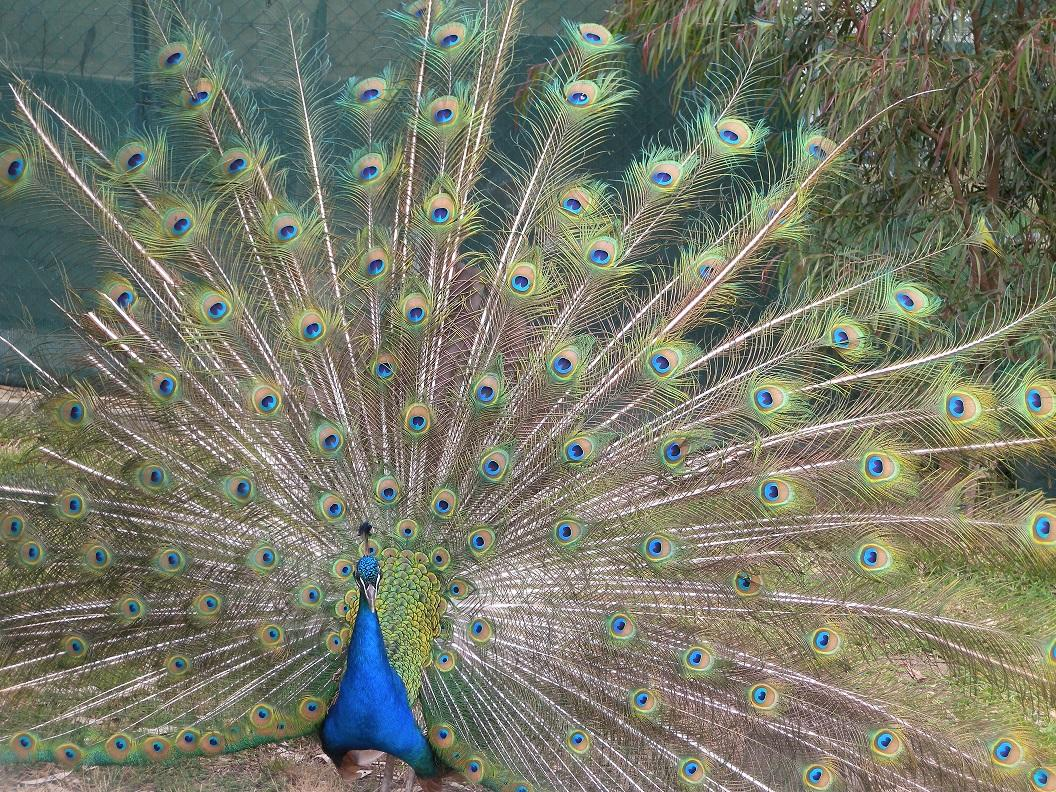
#> input picture cours_OP/2_MMS/TPs/TP1/peacock.jpg, 1056 x 792 px
$ jupyter execute --allow-errors leaHeiniger_TP1.ipynb
#> lines starting #> are read from the running program, lines starting #| are printed output that depends on the picture; long printed decimals are rounded
Multimedia Security and Privacy
Lea Heiniger
22.03.2023

  # TP1: Basic Image Processing


[cell 1]
import numpy as np
import cv2
import skimage
from skimage.measure import block_reduce
import matplotlib.pyplot as plt
import skimage.metrics as metric
from scipy import signal
from skimage.measure import block_reduce
from os import listdir
from os.path import isfile, join

## 1 Introduction

We start by creating two functions that will be usefull during this TP. One to display images and one to display histograms.

[cell 2]
def display_img(images, labels, rows, cols, cmap = None) :
    ''' function that allows us to display one or more images '''

    axes = []
    fig = plt.figure()

    for i in range(rows * cols) :
        axes.append(fig.add_subplot(rows, cols, i + 1))
        plt.imshow(images[i], cmap)
        plt.title(labels[i])
        plt.axis('off')
    fig.tight_layout()
    plt.show()

def display_histo(histograms, tabs, labels, rows, cols) :
    ''' function that allows us to display one or more histogram '''

    _, axs = plt.subplots(rows, cols, figsize=(20,5))

    for i in range(rows * cols) :
        axs[i].plot(histograms[i], tabs[i])
        axs[i].set_title(labels[i])
    plt.show()

Using those functions we will load an image and display it and some information about it (its dimensions and the histograms of its RGB channels)

[cell 3]
img = plt.imread("peacock.jpg")
#> img is the input picture: shape (792, 1056, 3); mean R, G, B 118.4, 121.6, 105.3
display_img([img],[""],1,1,)
#> after the loop in display_img, `for i in range(rows * cols) :`: axes = 1 item

h,w,c = img.shape
#> h = 792; w = 1056; c = 3
print("Height : ",h)
#| Height :  792
print("Width : ",w)
#| Width :  1056
print("Channels : ",c)
#| Channels :  3


#> (the rest of this cell did not finish here and is left out)

Then we display the image in grayscale and compute its mean and variance.

[cell 4]
grayimg = cv2.imread("peacock.jpg",0)
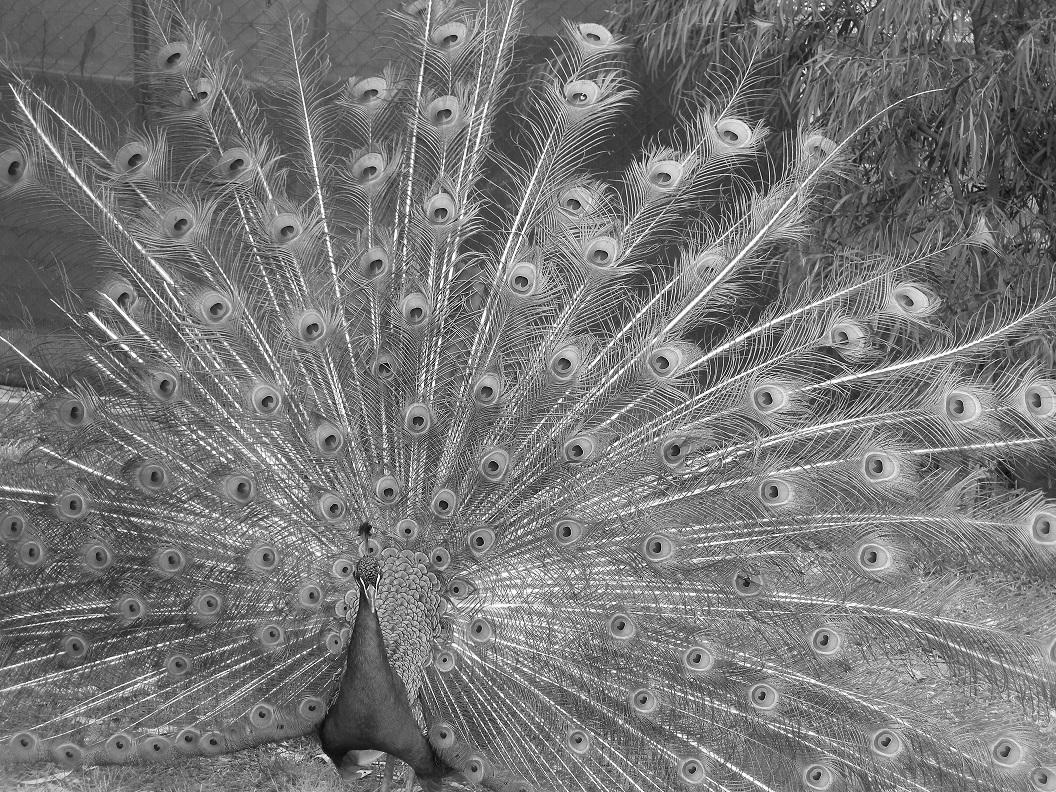
#> grayimg: shape (792, 1056); min 0, max 255, mean 118.8
display_img([grayimg],[""],1,1,'gray')

globMean = grayimg.mean()
#> globMean = 118.8
globVar = grayimg.var()
#> globVar = 2144.2

print("Global mean :     ",globMean)
#| Global mean :      118.792
print("Global variance : ",globVar)
#| Global variance :  2144.239

Always on the same image we compute the local mean and variance for different block sizes and display the result.

[cell 5]
images = []
labels = []
for i in [3,5,7,10] :
    locMean = block_reduce(grayimg, block_size = (i,i), func = np.mean)
    locMean = locMean.astype(np.uint8)
    images.append(locMean)
    labels.append("local mean (block size=("+str(i)+","+str(i)+"))")
#> after the loop, images = 4 items; labels = ['local mean (block size=(3,3))', 'local mean (block size=(5,5))', 'local mean (block size=(7,7))', 'local mean (block size=(10,10))']

display_img(images,labels,2,2,'gray')

images = []
labels = []
for i in [3,5,7,10] :
    locVar = block_reduce(grayimg, block_size = (i,i), func = np.var)
    locVar = locVar.astype(np.uint8)
    images.append(locVar)
    labels.append("local variance (block size=("+str(i)+","+str(i)+"))")
#> after the loop, labels = ['local variance (block size=(3,3))', 'local variance (block size=(5,5))', 'local variance (block size=(7,7))', 'local variance (block size=(10,10))']

display_img(images,labels,2,2,'gray')
#> call 4 of display_img, with rows = 2, cols = 2, cmap = 'gray'
#> in display_img (call 4), `plt.show()`:
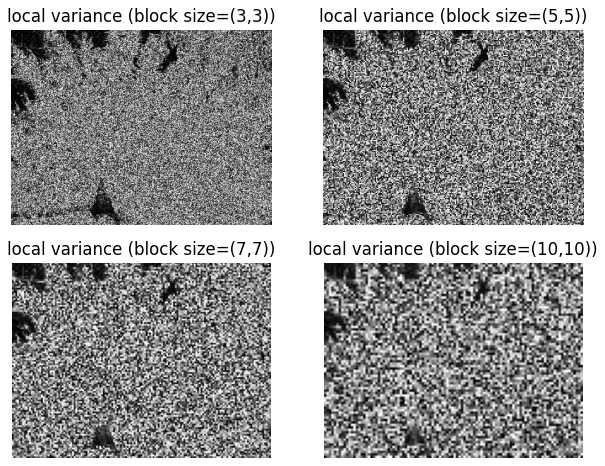
#> figure drawn by matplotlib, 4 panels

## 2 Noise

We start by creating functions that add different types of noise (Gaussian and salt and pepper) to images. We also implement the MSE and PSNR metrics.

[cell 6]
# Additive White Gaussian Noise

def gaussian_noise(N, M , mu, sigma) :
    ''' function that generate a N by M array of Gaussian noise with parameters mu and sigma '''

    return np.asarray([[np.random.normal(mu, sigma) for i in range(M)] for j in range(N)])

# Salt and pepper Noise

def salt_pepper_noise(X, p, q) :
    ''' function that generate salt and pepper noise with parameters p and q on an image X '''

    if (p+q >= 1) :
        raise ValueError("p+q must be smaller than 1")

    s_min = np.min(X)
    s_max = np.max(X)
    N, M = X.shape

    Y = np.copy(X)

    for i in range(N) :
        for j in range(M) :

            r = np.random.rand()

            if r <= p :
                Y[i][j] = s_min

            elif r <= p+q :
                Y[i][j] = s_max

    return Y


# Metrics

def MSE(X, Y) :
    ''' function that computes the Mean Squared Error between X and Y '''
    if X.shape != Y.shape :
        return 0
    else:
        return np.sum([np.sum([(X[i, j]- Y[i, j])**2 for j in range(X.shape[1])]) for i in range(X.shape[0])]) / (X.shape[0]*X.shape[1])

def PSNR(X, Y) :
    ''' function that computes the Peak Signal to Noise Ratio between X and Y '''

    mse = MSE(X,Y)
    if mse == 0:
        return 0
    else:
        return 10 * np.log10(255**2/mse)

def PSNR2(X, Y):
    ''' function that computes the PSNR expressed as a function of the noise variance '''
    a = 255
    sigma = np.sqrt(MSE(X, Y))
    return 10 * np.log10((a**2)/(sigma**2))

To test the MSE metric we load twice the same image but once with 8 bits per pixels and once with only 1 bit per pixels.

[cell 7]
X = cv2.imread("peacock.jpg",0)
Y = skimage.img_as_float(cv2.imread("peacock.jpg",0))
#> Y: shape (792, 1056) float64; min 0, max 1, mean 0.466

mse = MSE(X, Y)
#> mse = 16128.4

print("The MSE between the two images : ", mse)
#| The MSE between the two images :  16128.448

We have a very high MSE due to the fact that the images are completely different. Since in the first image there are 256 values for a bit and in the second image there is only two possible values, it is parobable that almoste every pixels are differents.

We load an image and apply different levels of additive gaussian white noise.

[cell 8]
img = np.float32(cv2.imread("dct_db/einstein.tif",0))
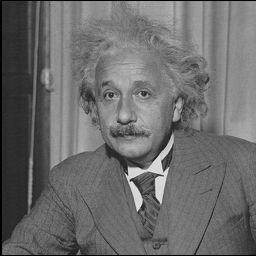
#> input picture cours_OP/2_MMS/TPs/TP1/dct_db/einstein.tif, 256 x 256 px
#> img: shape (256, 256) float32; min 0, max 237, mean 107.8
display_img([img],["Original image"],1,1,'gray')

N, M = img.shape
#> N = 256; M = 256

imagesG = []
labelsG = []

for sigma in [100,27,8,2.5]:

    noise = gaussian_noise(N, M , 0, sigma)
    noisy_img = np.asarray([[max(min(255,img[j,i] + noise[j,i]),0) for i in range(M)] for j in range(N)])
    imagesG.append(noisy_img)
    psnr2 = np.round(PSNR2(noisy_img, img))
    labelsG.append("PSNR ratio = "+str(psnr2)+" dB")
#> this loop made 4 passes
#> psnr2 on passes 1 to 4: 10, 20, 30, 40
#> pass 1, `noisy_img = np.asarray([[max(min(255,img[j,i] + noise[j,i]),0) for i i..`:
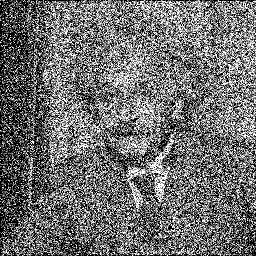
#> noisy_img: shape (256, 256) float64; min 0, max 255, mean 112.3
#> after the loop, imagesG = 4 items; labelsG = ['PSNR ratio = 10.0 dB', 'PSNR ratio = 20.0 dB', 'PSNR ratio = 30.0 dB', 'PSNR ratio = 40.0 dB']

display_img(imagesG,labelsG,2,2,'gray')

We do the same with salt and peper noise.

[cell 9]
imagesP = []
labelsP = []

for p in [0.19,0.019,0.0020,0.00016]:
    noisy_img = salt_pepper_noise(img, p, p)
    imagesP.append(noisy_img)
    psnr2 = np.round(PSNR2(noisy_img, img))
    labelsP.append("PSNR ratio = "+str(psnr2)+" dB")
#> this loop made 4 passes
#> (sigma in PSNR2, psnr2) on passes 1 to 4: (76.41, 10), (24.21, 20), (8.25, 30), (2.22, 41)
#> pass 1, `noisy_img = salt_pepper_noise(img, p, p)`:
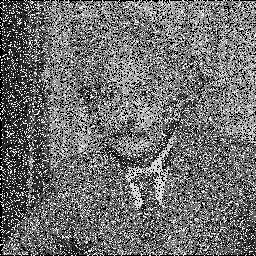
#> noisy_img: shape (256, 256) float32; min 0, max 237, mean 111
#> after the loop, imagesP = 4 items; labelsP = ['PSNR ratio = 10.0 dB', 'PSNR ratio = 20.0 dB', 'PSNR ratio = 30.0 dB', 'PSNR ratio = 41.0 dB']

display_img(imagesP,labelsP,2,2,'gray')

[cell 10]
display_img([imagesG[-1], imagesP[-1]],["Aditive gausian noise", "Salt and peper noise"],1,2,'gray')

We can see that the higher the PSNR the less noise we have.
Comparing the images obtained with the two types of noise for a PSNR of 40 dB, we can see that the additive gaussian white noise is less visible to the human eye (we hardly see the difference with the original) than the salt and peper noise.

## 3 Identification

We start by implementing a function to load the 200 images in the folder and a function that computes perceptual hashes.

[cell 11]
def load_images(folder):
    ''' function that loads in grayscale the images in a folder '''
    fileNames = [f for f in listdir(folder) if isfile(join(folder, f))]
    return [np.float32(cv2.imread(folder + "/" + fileName, 0)) for fileName in fileNames]

def perceptual_hash(img):
    ''' function that computes the perceptual hash of an image '''
    globMean = img.mean()
    localMean = block_reduce(img, block_size=(32, 32), func = np.mean)
    binaryV = np.asarray([1 if localMean_>globMean else -1 for localMean_ in localMean.flatten()])

    return binaryV

[cell 12]
images = load_images("dct_db")
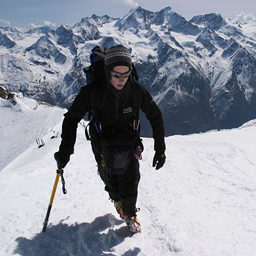
#> input picture cours_OP/2_MMS/TPs/TP1/dct_db/0001_Alpen_Maurits.tif, 256 x 256 px
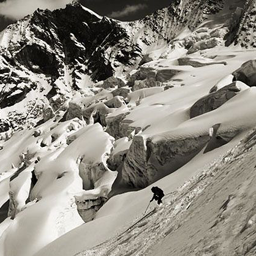
#> input picture cours_OP/2_MMS/TPs/TP1/dct_db/0003_Alpen_Maurits.tif, 256 x 256 px
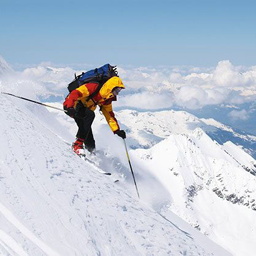
#> input picture cours_OP/2_MMS/TPs/TP1/dct_db/0009_Alpen_Maurits.tif, 256 x 256 px
percepHashes = [perceptual_hash(img) for img in images]
#> in perceptual_hash, `globMean = img.mean()`: globMean = 145.3
#> in perceptual_hash, `binaryV = np.asarray([1 if localMean_>globMean else -1 for localMean_ ..`: binaryV = 64 values, max 1 at index 1, min -1 at index 0, mean 0
#> in perceptual_hash (call 3), `globMean = img.mean()`: globMean = 197.4
#> in perceptual_hash (call 3), `localMean = block_reduce(img, block_size=(32, 32), func = np.mean)`:
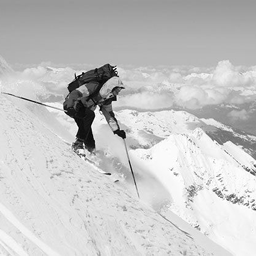
#> img: shape (256, 256) float32; min 0, max 255, mean 197.4
#> in perceptual_hash (call 3), `binaryV = np.asarray([1 if localMean_>globMean else -1 for localMean_ ..`: binaryV = 64 values, max 1 at index 16, min -1 at index 0, mean 0.219
#> percepHashes = 4 items

print("Number of unique hashes on the total number : ", len(np.unique(percepHashes, axis=1)),"/",len(percepHashes))
#| Number of unique hashes on the total number :  4 / 4

As we want the perceptual hash is unique for every image.

Then we create a noizy version of each image (with AGWN) and we compute the probability of error on the perceptual hashes intra and inter class.

[cell 13]
def hamming_distance(s1,s2):
    ''' function that computes the hamming distance and probability of error between twoo binary vectors '''
    h = [s1[i] == s2[i] for i in range(s1.shape[0])].count(False)
    Pb = h/s1.shape[0]
    return h, Pb

def addAGWN(images, mu=0, sigma=4.5, p=0.1, q=0.1):
    ''' function that computes noisy images with PSNR=35DB '''
    noisy_images = []
    for img in images :
        noise = gaussian_noise(img.shape[0], img.shape[1], 0, sigma)
        noisy_img = np.asarray([[max(min(255,img[j,i] + noise[j,i]),0) for i in range(img.shape[1])] for j in range(img.shape[0])])
        noisy_images.append(noisy_img)
    return noisy_images


def Pb_inter(Zp, L):
    return [Zp[i,j]/L for i in range(Zp.shape[0]) for j in range(i+1,Zp.shape[0])]

def Pb_intra(Z, L):
    return [Z[i,i]/L for i in range(Z.shape[0])]

[cell 14]
originalHashes = np.asarray([perceptual_hash(img) for img in images]).transpose()
#> originalHashes = 64 rows, first 6: [-1, 1, -1, -1], [1, -1, -1, -1], [1, -1, -1, 1], [1, -1, -1, 1], [-1, -1, -1, 1], [-1, -1, -1, 1]

noisy_images = addAGWN(images)
#> the loop in addAGWN, `for img in images :` made 4 passes
#> after the loop in addAGWN, `for img in images :`: noisy_images = 4 items
#> noisy_images = 4 items
noisyHashes = np.asarray([perceptual_hash(img) for img in noisy_images]).transpose()
#> noisyHashes = 64 rows, first 6: [1, 1, -1, -1], [1, -1, -1, -1], [1, -1, -1, 1], [1, -1, -1, 1], [-1, -1, -1, 1], [-1, -1, -1, 1]

[cell 15]
L = 64
Z = np.matmul(originalHashes.transpose(),noisyHashes)
#> Z = [[62, 8, 22, -24], [10, 64, 22, -20], [20, 22, 64, -30], [-26, -20, -30, 64]]
Z = np.divide((Z - L),-2)
#> Z = [[1, 28, 21, 44], [27, 0, 21, 42], [22, 21, 0, 47], [45, 42, 47, 0]]
Zp = np.matmul(originalHashes.transpose(),originalHashes)
#> Zp = [[64, 8, 22, -24], [8, 64, 22, -20], [22, 22, 64, -30], [-24, -20, -30, 64]]
Zp = np.divide((Zp - L),-2)
#> Zp = [[0, 28, 21, 44], [28, 0, 21, 42], [21, 21, 0, 47], [44, 42, 47, 0]]


interPb = Pb_inter(Zp, L)
#> interPb = [0.438, 0.328, 0.688, 0.328, 0.656, 0.734]
intraPb = Pb_intra(Z,L)
#> intraPb = [0.0156, 0, 0, 0]

plt.hist(interPb, bins ="auto",label= "inter class",density=True)
plt.title("inter-class Pb")
plt.show()
#> figure, not shown here; tallest bar 4.92 high, from x = 0.633 to 0.734

plt.hist(intraPb, bins ="auto", density=True)
plt.title("intra-class Pb")
plt.show()
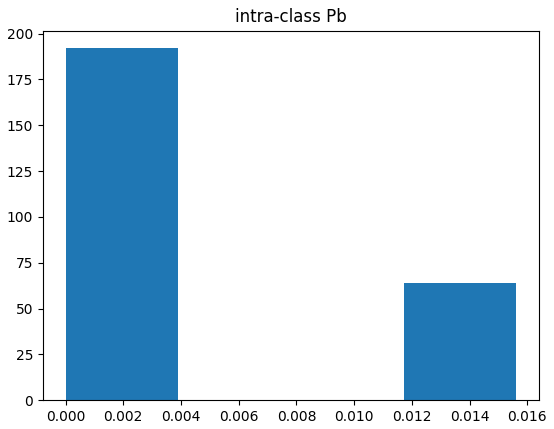
#> figure drawn by matplotlib, 1 panel; tallest bar 192 high, from x = 0 to 0.00391
